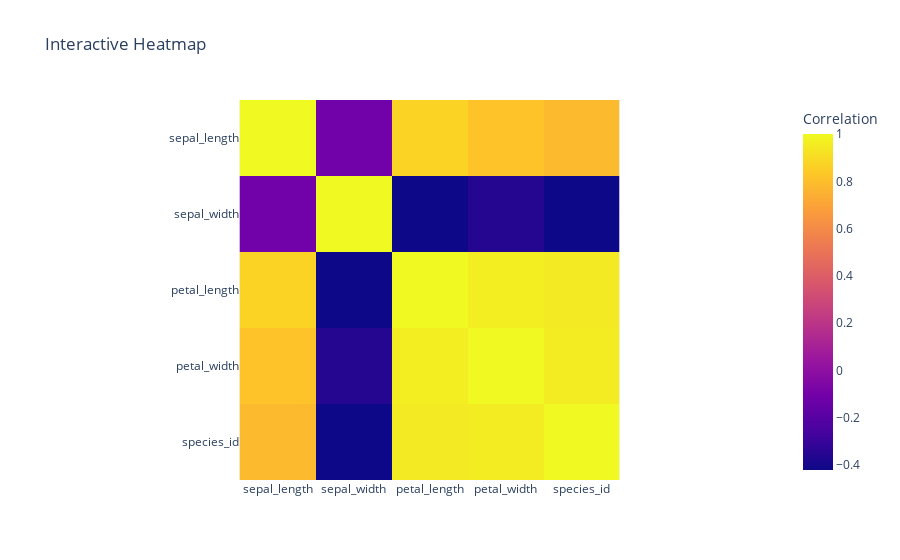

This figure's notebook cell:
### Code cell
df = px.data.iris()
fig = px.imshow(df.corr(),labels=dict(color='Correlation'), title='Interactive Heatmap')
fig.show()

### Figure 1 — Plotly figure (JSON) as saved in the notebook; plotly's stock layout.template omitted (floating-point values rounded to 4 significant figures)
{"data": [{"coloraxis": "coloraxis", "hovertemplate": "x: %{x}<br>y: %{y}<br>Correlation: %{z}<extra></extra>", "name": "0", "type": "heatmap", "x": ["sepal_length", "sepal_width", "petal_length", "petal_width", "species_id"], "xaxis": "x", "y": ["sepal_length", "sepal_width", "petal_length", "petal_width", "species_id"], "yaxis": "y", "z": [[1, -0.1094, 0.8718, 0.818, 0.7826], [-0.1094, 1, -0.4205, -0.3565, -0.4194], [0.8718, -0.4205, 1, 0.9628, 0.949], [0.818, -0.3565, 0.9628, 1, 0.9565], [0.7826, -0.4194, 0.949, 0.9565, 1]]}], "layout": {"coloraxis": {"colorbar": {"title": {"text": "Correlation"}}, "colorscale": [[0, "#0d0887"], [0.1111, "#46039f"], [0.2222, "#7201a8"], [0.3333, "#9c179e"], [0.4444, "#bd3786"], [0.5556, "#d8576b"], [0.6667, "#ed7953"], [0.7778, "#fb9f3a"], [0.8889, "#fdca26"], [1, "#f0f921"]]}, "title": {"text": "Interactive Heatmap"}, "xaxis": {"anchor": "y", "constrain": "domain", "domain": [0, 1], "scaleanchor": "y"}, "yaxis": {"anchor": "x", "autorange": "reversed", "constrain": "domain", "domain": [0, 1]}}}
